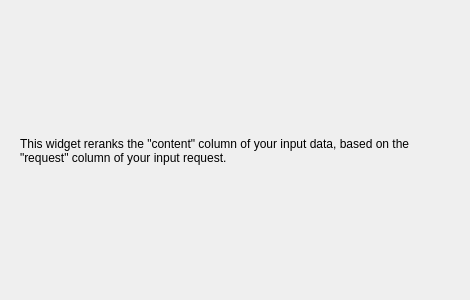
<?xml version="1.0" encoding="UTF-8"?>
<ui version="4.0">
 <class>Form</class>
 <widget class="QWidget" name="Form">
  <property name="geometry">
   <rect>
    <x>0</x>
    <y>0</y>
    <width>470</width>
    <height>300</height>
   </rect>
  </property>
  <property name="windowTitle">
   <string>Form</string>
  </property>
  <widget class="QLabel" name="Description">
   <property name="geometry">
    <rect>
     <x>20</x>
     <y>20</y>
     <width>431</width>
     <height>261</height>
    </rect>
   </property>
   <property name="text">
    <string>This widget reranks the "content" column of your input data, based on the "request" column of your input request.</string>
   </property>
   <property name="textFormat">
    <enum>Qt::AutoText</enum>
   </property>
   <property name="alignment">
    <set>Qt::AlignLeading|Qt::AlignLeft|Qt::AlignVCenter</set>
   </property>
   <property name="wordWrap">
    <bool>true</bool>
   </property>
  </widget>
 </widget>
 <resources/>
 <connections/>
</ui>
